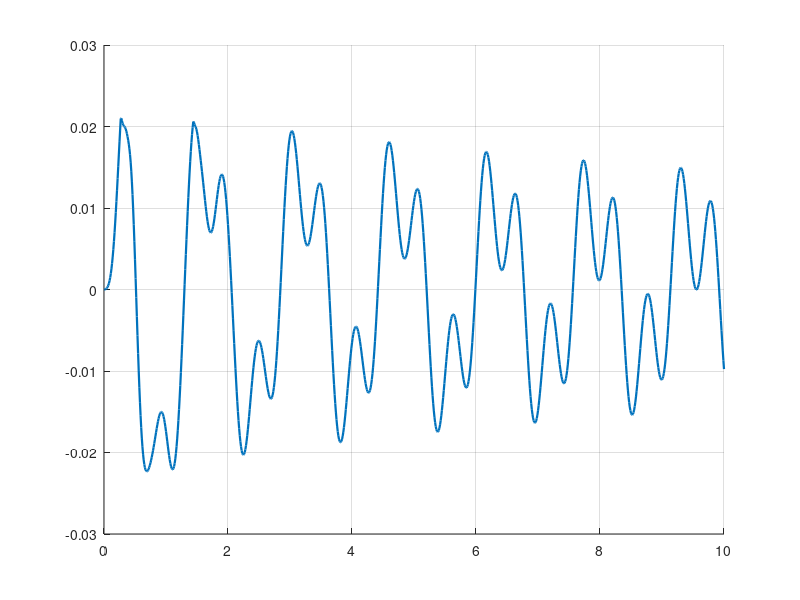

Source code (MATLAB): (Note: this script raises an error after producing the figure.)
function beam_dnc_two_obstacles_FDD()
% Compare right-end displacement for multiple beta values on one plot.
% Implicit FD scheme with TWO-SIDED contact at x=1.
% Bottom and top obstacles can have DIFFERENT (kappa, beta).

%% Fixed parameters
L = 1.0; T = 10.0; dx = 0.01; dt = 0.01;
alpha2 = 1.296;

% --- Obstacles and DNC law ---
y_minus   = -0.02;         % lower obstacle
y_plus    =  0.02;         % upper obstacle
kappa_bot = 0.001;             % κ_- (bottom)
kappa_top = 1000;             % κ_+ (top)   <-- choose independently

% Sweep bottom damping β_-; use a fixed β_+ for the top
betas      = 0.001;   % β_- set
beta_top   = 0;                 % β_+ (top)  <-- choose independently

% --- Time-varying load f(x,t) = F0*sin(omega*t) ---
F0    = 0.6;
omega = 12.0;

fig = figure('Visible','on'); hold on; grid on;
for b = betas
    % b is the bottom β_-
    [t, u_right] = simulate_right_end_twoobs( ...
        b, kappa_bot, ...         % bottom β_-, κ_-
        beta_top, kappa_top, ...  % top β_+,   κ_+
        y_minus, y_plus, L, T, dx, dt, alpha2, F0, omega);

    plot(t, u_right, 'LineWidth', 1.6, 'DisplayName', sprintf('\\beta_- = %g', b));
end

% Obstacle lines
yline(y_minus, '--','LineWidth',1.6, 'DisplayName', sprintf('y_- = %.3g', y_minus));
yline(y_plus,  '--','LineWidth',1.6, 'DisplayName', sprintf('y_+ = %.3g', y_plus));

xlim([0 T]);
xlabel('time');
ylabel('u(1,t)  (right end position)', 'Interpreter','latex');
title(sprintf(['Right-end displacement vs time ($\\kappa_- = %.3g$, $\\kappa_+ = %.3g$, ', ...
               '$\\beta_+ = %.3g$), $f(t)=%.3g\\,\\sin(%.3g\\,t)$'], ...
               kappa_bot, kappa_top, beta_top, F0, omega), 'Interpreter','latex');

legend('Location','northeast');
hold off;
end

% -------------------------------------------------------------------------
function [t, u_right] = simulate_right_end_twoobs( ...
    beta_bot, kappa_bot, beta_top, kappa_top, ...
    y_minus, y_plus, L, T, dx, dt, alpha2, F0, omega)
% One simulation; two-sided DNC with distinct (beta,kappa) at bottom/top.

M  = round(L/dx);              % nodes: 0..M
N  = round(T/dt);              % times: 0..N
x  = linspace(0,L,M+1).';
t  = linspace(0,T,N+1);

phi = @(tt) 0.0;               % u(0,t) = 0
u0  = @(xx) 0.0;               % initial displacement
v0  = @(xx) 0.0;               % initial velocity

gamma = alpha2*(dt^2)/(dx^4);

% Storage (u(i+1,j+1) ~ u_i^j)
u = zeros(M+1, N+1);
u(:,1) = u0(x);
u(:,2) = u0(x) + dt*v0(x);
u(1,:) = 0;                    % Dirichlet at x=0

for j = 1:(N-1)                % compute u^{j+1} from u^{j}, u^{j-1}

    % Implicit load at t_{j+1}
    fjp1 = F0 * sin(omega * t(j+2));

    % Unknowns: w = [u_1^{j+1}; ... ; u_M^{j+1}]
    A = spalloc(M, M, 5*M);
    b = zeros(M,1);

    % i=1 row (uses u_{-1}=u_1)
    A(1,1) = 1 + 7*gamma;
    if M >= 2, A(1,2) = -4*gamma; end
    if M >= 3, A(1,3) =  gamma;   end
    b(1) = dt^2*fjp1 + 2*u(2, j+1) - u(2, j);

    % Interior rows: i=2..M-2
    for i = 2:(M-2)
        r = i;
        if i-2 >= 1, A(r, i-2) = A(r, i-2) + gamma; end
        A(r, i-1) = A(r, i-1) - 4*gamma;
        A(r, i  ) = A(r, i  ) + (1 + 6*gamma);
        A(r, i+1) = A(r, i+1) - 4*gamma;
        A(r, i+2) = A(r, i+2) + gamma;
        b(r) = b(r) + dt^2*fjp1 + 2*u(i+1, j+1) - u(i+1, j);
    end

    % i=M-1 row
    A(M-1, M-3) = gamma;
    A(M-1, M-2) = -4*gamma;
    A(M-1, M-1) = 1 + 5*gamma;
    A(M-1, M  ) = -2*gamma;
    b(M-1)     = dt^2*fjp1 + 2*u(M, j+1) - u(M, j);

    % i=M row: decide regime using u_M^j (stored as u(M+1, j+1))
    u_tip_prev = u(M+1, j+1);

    if (u_tip_prev > y_minus) && (u_tip_prev < y_plus)
        % -------- No contact --------
        A(M, M-2) =  2*gamma;
        A(M, M-1) = -4*gamma;
        A(M, M  ) =  1 + 2*gamma;
        b(M)      =  dt^2*fjp1 + 2*u(M+1, j+1) - u(M+1, j);

    else
        % -------- Contact (bottom OR top) with separate (kappa,beta) --------
        if u_tip_prev <= y_minus
            % Bottom contact: use (kappa_bot, beta_bot)
            y_wall = y_minus;
            beta_c = beta_bot;
            kappa_c = kappa_bot;
        else
            % Top contact: use (kappa_top, beta_top)
            y_wall = y_plus;
            beta_c = beta_top;
            kappa_c = kappa_top;
        end

        c = (dx^3/alpha2) * (kappa_c + beta_c/dt);
        A(M, M-2) =  2*gamma;
        A(M, M-1) = -4*gamma;
        A(M, M  ) =  1 + 2*gamma*(c + 1);

        b(M) = dt^2*fjp1 ...
             + 2*(1 + gamma*(beta_c*dx^3)/(alpha2*dt))*u(M+1, j+1) ...
             -   u(M+1, j) ...
             + 2*gamma*(dx^3/alpha2)*kappa_c*y_wall;
    end

    % Solve and advance
    w = A \ b;
    u(1,   j+2) = 0;       % phi = 0
    u(2:end,j+2) = w;
end

u_right = u(end,:);         % trace at x=1
end
